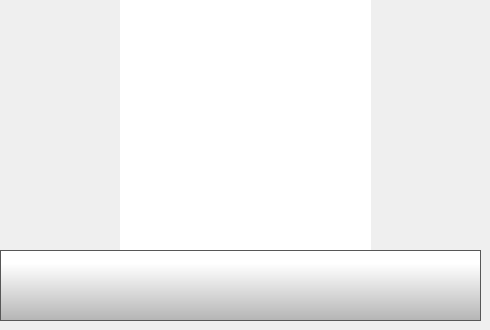
    <widget class="QWidget" name="QRCodePage">
     <widget class="QPushButton" name="QRCodeBackButton">
      <property name="geometry">
       <rect>
        <x>0</x>
        <y>250</y>
        <width>481</width>
        <height>71</height>
       </rect>
      </property>
      <property name="minimumSize">
       <size>
        <width>0</width>
        <height>0</height>
       </size>
      </property>
      <property name="font">
       <font>
        <family>Gotham Light</family>
        <pointsize>9</pointsize>
       </font>
      </property>
      <property name="styleSheet">
       <string notr="true">QPushButton {
     border: 1px solid rgb(87, 87, 87);
	background-color: qlineargradient(spread:pad, x1:0, y1:1, x2:0, y2:0.188, stop:0 rgba(180, 180, 180, 255), stop:1 rgba(255, 255, 255, 255));


}

QPushButton:pressed {
    background-color: qlineargradient(x1: 0, y1: 0, x2: 0, y2: 1,
                                      stop: 0 #dadbde, stop: 1 #f6f7fa);
}

QPushButton:flat {
    border: none; /* no border for a flat push button */
}

QPushButton:default {
    border-color: navy; /* make the default button prominent */
}</string>
      </property>
      <property name="text">
       <string/>
      </property>
      <property name="icon">
       <iconset>
        <normaloff>templates/img/arrows-4.png</normaloff>templates/img/arrows-4.png</iconset>
      </property>
      <property name="iconSize">
       <size>
        <width>50</width>
        <height>50</height>
       </size>
      </property>
      <property name="checkable">
       <bool>false</bool>
      </property>
      <property name="autoDefault">
       <bool>false</bool>
      </property>
      <property name="default">
       <bool>false</bool>
      </property>
      <property name="flat">
       <bool>false</bool>
      </property>
     </widget>
     <widget class="QLabel" name="QRCodeBackground">
      <property name="geometry">
       <rect>
        <x>120</x>
        <y>0</y>
        <width>251</width>
        <height>251</height>
       </rect>
      </property>
      <property name="styleSheet">
       <string notr="true">background-color: rgb(255, 255, 255);</string>
      </property>
      <property name="text">
       <string/>
      </property>
     </widget>
     <widget class="QLabel" name="QRCodeLabel">
      <property name="geometry">
       <rect>
        <x>120</x>
        <y>0</y>
        <width>251</width>
        <height>251</height>
       </rect>
      </property>
      <property name="styleSheet">
       <string notr="true"/>
      </property>
      <property name="text">
       <string/>
      </property>
      <property name="scaledContents">
       <bool>true</bool>
      </property>
     </widget>
     <zorder>QRCodeBackground</zorder>
     <zorder>QRCodeLabel</zorder>
     <zorder>QRCodeBackButton</zorder>
    </widget>
